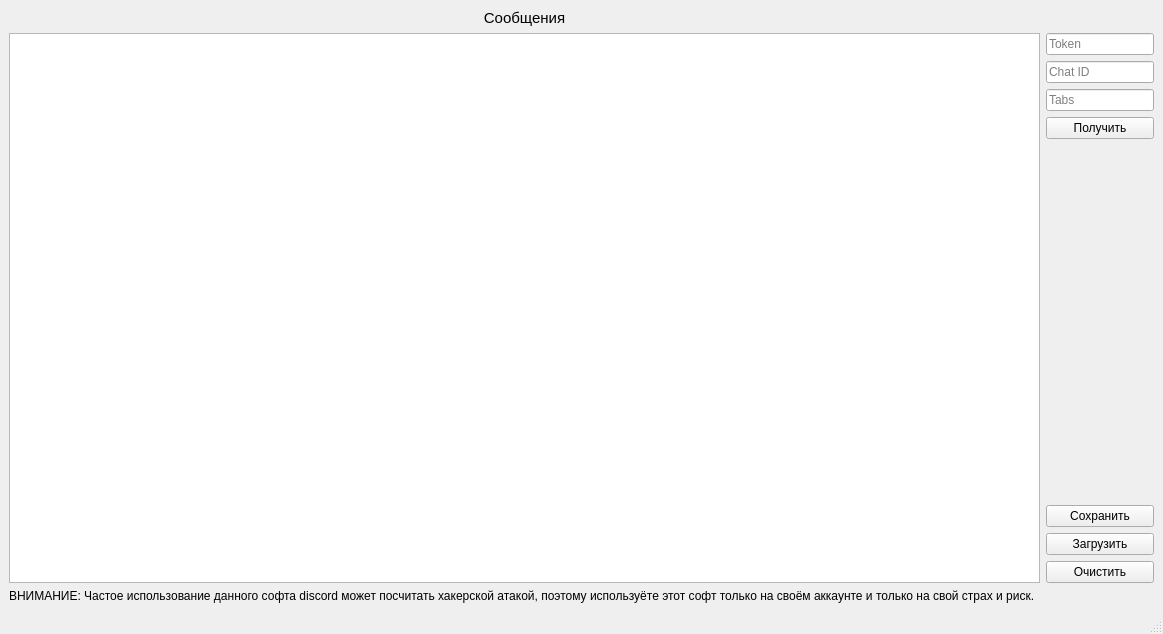
<?xml version="1.0" encoding="UTF-8"?>
<ui version="4.0">
 <class>MainWindow</class>
 <widget class="QMainWindow" name="MainWindow">
  <property name="geometry">
   <rect>
    <x>0</x>
    <y>0</y>
    <width>1163</width>
    <height>634</height>
   </rect>
  </property>
  <property name="minimumSize">
   <size>
    <width>0</width>
    <height>0</height>
   </size>
  </property>
  <property name="maximumSize">
   <size>
    <width>16777215</width>
    <height>16777215</height>
   </size>
  </property>
  <property name="windowTitle">
   <string>DParser</string>
  </property>
  <widget class="QWidget" name="centralwidget">
   <layout class="QGridLayout" name="gridLayout_3">
    <item row="0" column="0">
     <layout class="QGridLayout" name="gridLayout_2">
      <item row="0" column="0">
       <widget class="QLabel" name="label">
        <property name="font">
         <font>
          <pointsize>11</pointsize>
         </font>
        </property>
        <property name="text">
         <string>Сообщения</string>
        </property>
        <property name="alignment">
         <set>Qt::AlignCenter</set>
        </property>
       </widget>
      </item>
      <item row="1" column="0">
       <widget class="QListWidget" name="listWidget"/>
      </item>
      <item row="1" column="1">
       <layout class="QGridLayout" name="gridLayout">
        <item row="0" column="0">
         <layout class="QVBoxLayout" name="verticalLayout">
          <item>
           <widget class="QLineEdit" name="lineEdit">
            <property name="sizePolicy">
             <sizepolicy hsizetype="Minimum" vsizetype="Fixed">
              <horstretch>0</horstretch>
              <verstretch>0</verstretch>
             </sizepolicy>
            </property>
            <property name="placeholderText">
             <string>Token</string>
            </property>
           </widget>
          </item>
          <item>
           <widget class="QLineEdit" name="lineEdit_2">
            <property name="sizePolicy">
             <sizepolicy hsizetype="Minimum" vsizetype="Fixed">
              <horstretch>0</horstretch>
              <verstretch>0</verstretch>
             </sizepolicy>
            </property>
            <property name="placeholderText">
             <string>Chat ID</string>
            </property>
           </widget>
          </item>
          <item>
           <widget class="QLineEdit" name="lineEdit_3">
            <property name="sizePolicy">
             <sizepolicy hsizetype="Minimum" vsizetype="Fixed">
              <horstretch>0</horstretch>
              <verstretch>0</verstretch>
             </sizepolicy>
            </property>
            <property name="placeholderText">
             <string>Tabs</string>
            </property>
           </widget>
          </item>
          <item>
           <widget class="QPushButton" name="pushButton_4">
            <property name="text">
             <string>Получить</string>
            </property>
           </widget>
          </item>
         </layout>
        </item>
        <item row="1" column="0">
         <widget class="QLabel" name="label_2">
          <property name="text">
           <string/>
          </property>
          <property name="pixmap">
           <pixmap>DP.png</pixmap>
          </property>
         </widget>
        </item>
        <item row="2" column="0">
         <layout class="QVBoxLayout" name="verticalLayout_2">
          <item>
           <widget class="QPushButton" name="pushButton">
            <property name="text">
             <string>Сохранить</string>
            </property>
           </widget>
          </item>
          <item>
           <widget class="QPushButton" name="pushButton_2">
            <property name="text">
             <string>Загрузить</string>
            </property>
           </widget>
          </item>
          <item>
           <widget class="QPushButton" name="pushButton_3">
            <property name="text">
             <string>Очистить</string>
            </property>
           </widget>
          </item>
         </layout>
        </item>
       </layout>
      </item>
      <item row="2" column="0" colspan="2">
       <widget class="QLabel" name="label_3">
        <property name="text">
         <string>ВНИМАНИЕ: Частое использование данного софта discord может посчитать хакерской атакой, поэтому используёте этот софт только на своём аккаунте и только на свой страх и риск.</string>
        </property>
       </widget>
      </item>
     </layout>
    </item>
   </layout>
  </widget>
  <widget class="QMenuBar" name="menubar">
   <property name="geometry">
    <rect>
     <x>0</x>
     <y>0</y>
     <width>1163</width>
     <height>29</height>
    </rect>
   </property>
  </widget>
  <widget class="QStatusBar" name="statusbar"/>
 </widget>
 <resources/>
 <connections/>
</ui>
